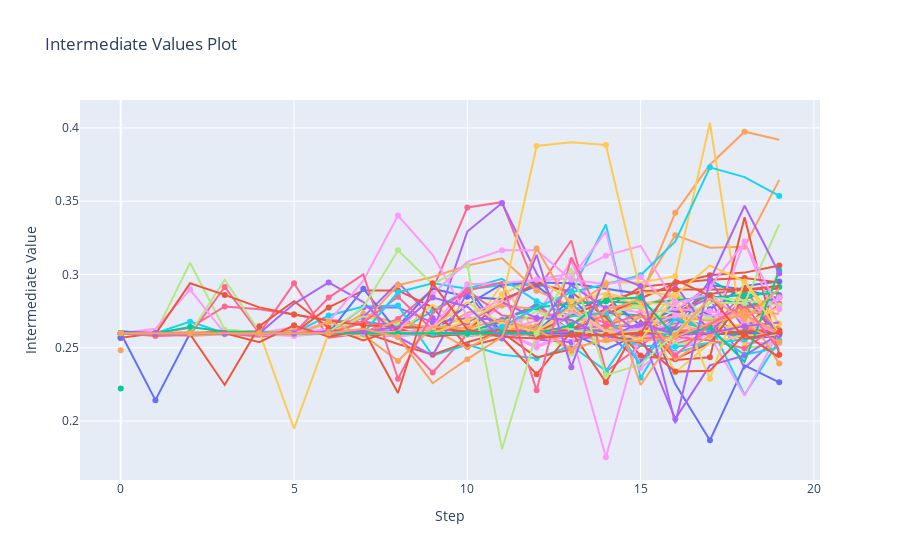

The cell this chart's notebook holds for it:
### Code cell
optuna.visualization.plot_intermediate_values(study)
